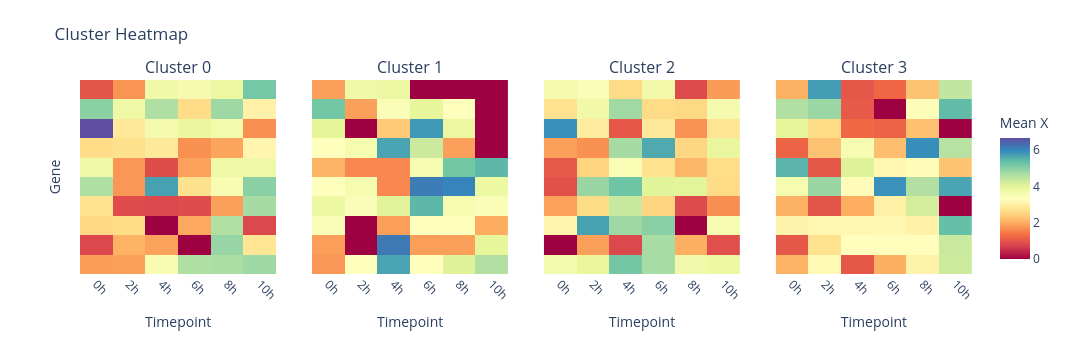

The notebook cell saved with this chart:
### Code cell
# Visualize per-cluster heatmap

hda.visualize.heatmap_per_cluster(
    data=subset_top10,
    cluster=c2_hier,
    key="X",
    kind="trajectory",
    trajectory_id=top_20_traj
)

### Figure 1 — Plotly figure (JSON) as saved in the notebook; plotly's stock layout.template omitted (floating-point values rounded to 4 significant figures)
{"data": [{"colorscale": [[0, "rgb(158,1,66)"], [0.1, "rgb(213,62,79)"], [0.2, "rgb(244,109,67)"], [0.3, "rgb(253,174,97)"], [0.4, "rgb(254,224,139)"], [0.5, "rgb(255,255,191)"], [0.6, "rgb(230,245,152)"], [0.7, "rgb(171,221,164)"], [0.8, "rgb(102,194,165)"], [0.9, "rgb(50,136,189)"], [1, "rgb(94,79,162)"]], "hovertemplate": "<b>Gene</b>: %{y}<br><b>Timepoint</b>: %{x}<br><b>Mean X</b>: %{z:.4f}<extra></extra>", "showscale": false, "type": "heatmap", "x": ["0h", "2h", "4h", "6h", "8h", "10h"], "xaxis": "x", "y": ["YOD1", "SGK1", "PARD6B", "SMAD7", "KLF6", "KLF10", "CEBPD", "PLK2", "ADM", "GRPEL2"], "yaxis": "y", "z": [[1.81, 1.854, 3.538, 4.606, 4.654, 4.774], [0.8212, 2.04, 1.872, 0.0, 4.848, 2.781], [2.555, 2.605, 0.0, 1.928, 4.577, 0.8212], [2.732, 0.8681, 0.8212, 0.8593, 1.849, 4.692], [4.598, 1.748, 5.696, 2.681, 3.541, 4.969], [3.723, 1.748, 0.8742, 1.857, 3.77, 3.77], [2.605, 2.679, 2.837, 1.692, 1.91, 3.117], [6.644, 2.847, 3.602, 3.886, 3.665, 1.68], [4.952, 3.771, 4.591, 2.605, 4.777, 3.035], [0.9862, 1.727, 3.726, 3.603, 3.835, 5.168]], "zmax": 6.644, "zmin": 0}, {"colorscale": [[0, "rgb(158,1,66)"], [0.1, "rgb(213,62,79)"], [0.2, "rgb(244,109,67)"], [0.3, "rgb(253,174,97)"], [0.4, "rgb(254,224,139)"], [0.5, "rgb(255,255,191)"], [0.6, "rgb(230,245,152)"], [0.7, "rgb(171,221,164)"], [0.8, "rgb(102,194,165)"], [0.9, "rgb(50,136,189)"], [1, "rgb(94,79,162)"]], "hovertemplate": "<b>Gene</b>: %{y}<br><b>Timepoint</b>: %{x}<br><b>Mean X</b>: %{z:.4f}<extra></extra>", "showscale": false, "type": "heatmap", "x": ["0h", "2h", "4h", "6h", "8h", "10h"], "xaxis": "x2", "y": ["YOD1", "SGK1", "PARD6B", "SMAD7", "KLF6", "KLF10", "CEBPD", "PLK2", "ADM", "GRPEL2"], "yaxis": "y2", "z": [[1.748, 3.348, 5.659, 3.348, 4.059, 4.56], [1.83, 0.0, 6.158, 1.83, 1.85, 3.943], [3.45, 0.0, 1.83, 3.348, 3.348, 1.979], [3.815, 3.45, 4.039, 5.428, 3.599, 3.45], [3.348, 3.599, 1.6, 6.119, 6.024, 3.808], [2.06, 1.6, 1.6, 3.579, 5.199, 5.428], [3.348, 3.599, 5.658, 4.29, 1.85, 0.0], [3.984, 0.0, 2.365, 5.793, 3.829, 0.0], [5.199, 1.85, 3.45, 3.943, 3.348, 0.0], [1.85, 3.713, 3.829, 0.0, 0.0, 0.0]], "zmax": 6.644, "zmin": 0}, {"colorscale": [[0, "rgb(158,1,66)"], [0.1, "rgb(213,62,79)"], [0.2, "rgb(244,109,67)"], [0.3, "rgb(253,174,97)"], [0.4, "rgb(254,224,139)"], [0.5, "rgb(255,255,191)"], [0.6, "rgb(230,245,152)"], [0.7, "rgb(171,221,164)"], [0.8, "rgb(102,194,165)"], [0.9, "rgb(50,136,189)"], [1, "rgb(94,79,162)"]], "hovertemplate": "<b>Gene</b>: %{y}<br><b>Timepoint</b>: %{x}<br><b>Mean X</b>: %{z:.4f}<extra></extra>", "showscale": false, "type": "heatmap", "x": ["0h", "2h", "4h", "6h", "8h", "10h"], "xaxis": "x3", "y": ["YOD1", "SGK1", "PARD6B", "SMAD7", "KLF6", "KLF10", "CEBPD", "PLK2", "ADM", "GRPEL2"], "yaxis": "y3", "z": [[3.663, 3.912, 5.186, 4.686, 3.682, 3.814], [0.0, 1.852, 0.8212, 4.686, 2.007, 0.9014], [3.085, 5.683, 4.798, 4.965, 0.0, 3.578], [1.862, 2.622, 4.348, 2.505, 0.8456, 1.662], [0.9316, 4.812, 5.239, 4.028, 4.011, 2.598], [1.031, 2.5, 3.503, 2.697, 2.095, 2.63], [1.854, 1.694, 4.697, 5.599, 2.539, 3.894], [5.896, 2.888, 1.02, 2.852, 1.718, 2.773], [2.706, 3.694, 4.753, 2.591, 2.564, 3.631], [3.632, 3.447, 2.595, 3.679, 0.8482, 1.798]], "zmax": 6.644, "zmin": 0}, {"colorbar": {"len": 0.85, "title": {"text": "Mean X"}, "y": 0.45}, "colorscale": [[0, "rgb(158,1,66)"], [0.1, "rgb(213,62,79)"], [0.2, "rgb(244,109,67)"], [0.3, "rgb(253,174,97)"], [0.4, "rgb(254,224,139)"], [0.5, "rgb(255,255,191)"], [0.6, "rgb(230,245,152)"], [0.7, "rgb(171,221,164)"], [0.8, "rgb(102,194,165)"], [0.9, "rgb(50,136,189)"], [1, "rgb(94,79,162)"]], "hovertemplate": "<b>Gene</b>: %{y}<br><b>Timepoint</b>: %{x}<br><b>Mean X</b>: %{z:.4f}<extra></extra>", "showscale": true, "type": "heatmap", "x": ["0h", "2h", "4h", "6h", "8h", "10h"], "xaxis": "x4", "y": ["YOD1", "SGK1", "PARD6B", "SMAD7", "KLF6", "KLF10", "CEBPD", "PLK2", "ADM", "GRPEL2"], "yaxis": "y4", "z": [[2.064, 3.19, 1.015, 2.003, 3.057, 4.264], [1.015, 2.709, 3.291, 3.273, 3.279, 4.325], [3.06, 3.161, 3.137, 3.152, 3.014, 5.336], [2.037, 0.9882, 2.0, 2.996, 4.201, 0.0], [3.586, 4.82, 3.242, 5.876, 4.564, 5.657], [5.474, 1.012, 4.064, 3.161, 3.242, 2.287], [1.187, 2.256, 3.575, 2.219, 5.912, 4.506], [3.928, 2.604, 1.264, 1.187, 2.245, 0.0], [4.567, 4.804, 1.049, 0.0, 3.437, 5.381], [2.037, 5.75, 1.012, 1.234, 2.261, 4.403]], "zmax": 6.644, "zmin": 0}], "layout": {"annotations": [{"font": {"size": 16}, "showarrow": false, "text": "Cluster 0", "x": 0.11, "xanchor": "center", "xref": "paper", "y": 1, "yanchor": "bottom", "yref": "paper"}, {"font": {"size": 16}, "showarrow": false, "text": "Cluster 1", "x": 0.37, "xanchor": "center", "xref": "paper", "y": 1, "yanchor": "bottom", "yref": "paper"}, {"font": {"size": 16}, "showarrow": false, "text": "Cluster 2", "x": 0.63, "xanchor": "center", "xref": "paper", "y": 1, "yanchor": "bottom", "yref": "paper"}, {"font": {"size": 16}, "showarrow": false, "text": "Cluster 3", "x": 0.89, "xanchor": "center", "xref": "paper", "y": 1, "yanchor": "bottom", "yref": "paper"}], "height": 340, "margin": {"b": 60, "l": 80, "r": 120, "t": 80}, "paper_bgcolor": "white", "plot_bgcolor": "white", "title": {"text": "Cluster Heatmap"}, "width": 1275, "xaxis": {"anchor": "y", "domain": [0, 0.22], "tickangle": 45, "title": {"text": "Timepoint"}}, "xaxis2": {"anchor": "y2", "domain": [0.26, 0.48], "tickangle": 45, "title": {"text": "Timepoint"}}, "xaxis3": {"anchor": "y3", "domain": [0.52, 0.74], "tickangle": 45, "title": {"text": "Timepoint"}}, "xaxis4": {"anchor": "y4", "domain": [0.78, 1], "tickangle": 45, "title": {"text": "Timepoint"}}, "yaxis": {"anchor": "x", "domain": [0, 1], "showticklabels": false, "title": {"text": "Gene"}}, "yaxis2": {"anchor": "x2", "domain": [0, 1], "showticklabels": false, "title": {"text": ""}}, "yaxis3": {"anchor": "x3", "domain": [0, 1], "showticklabels": false, "title": {"text": ""}}, "yaxis4": {"anchor": "x4", "domain": [0, 1], "showticklabels": false, "title": {"text": ""}}}}
